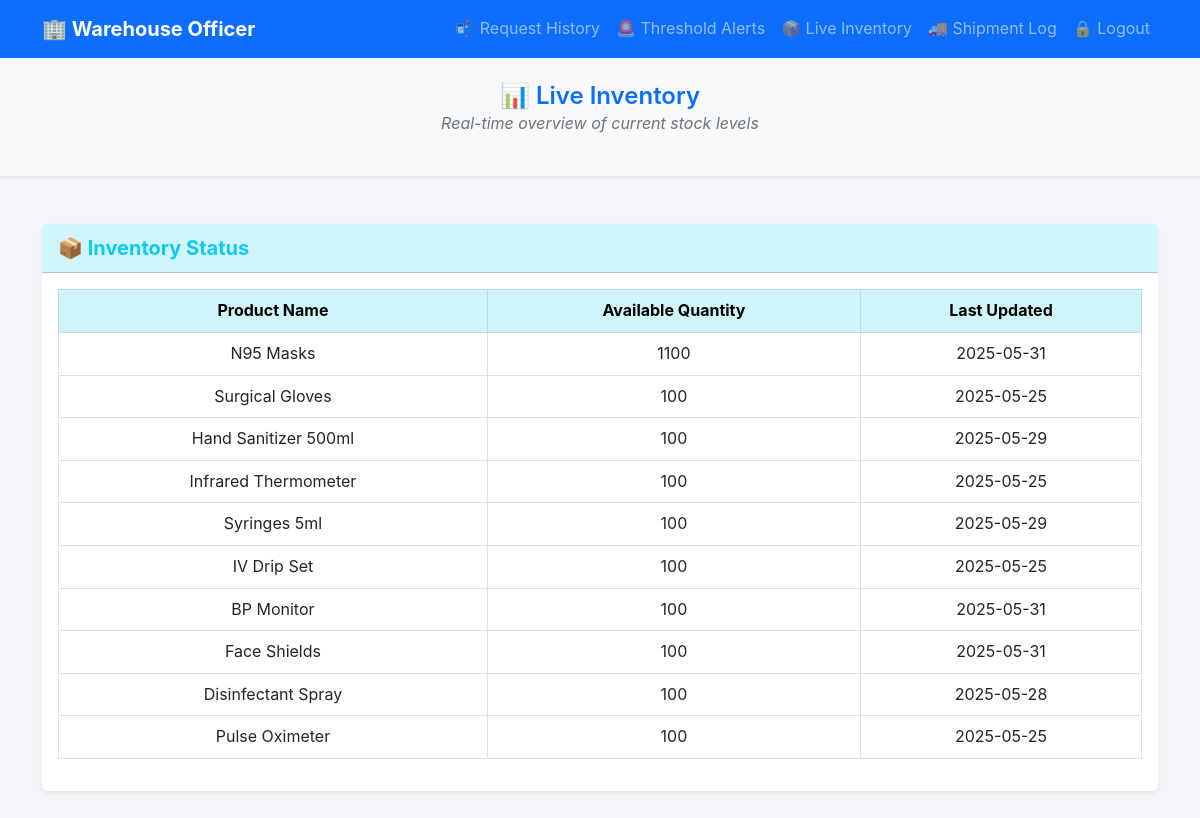
The page /warehouse_live_inventory (signed in) on the database as committed earlier.
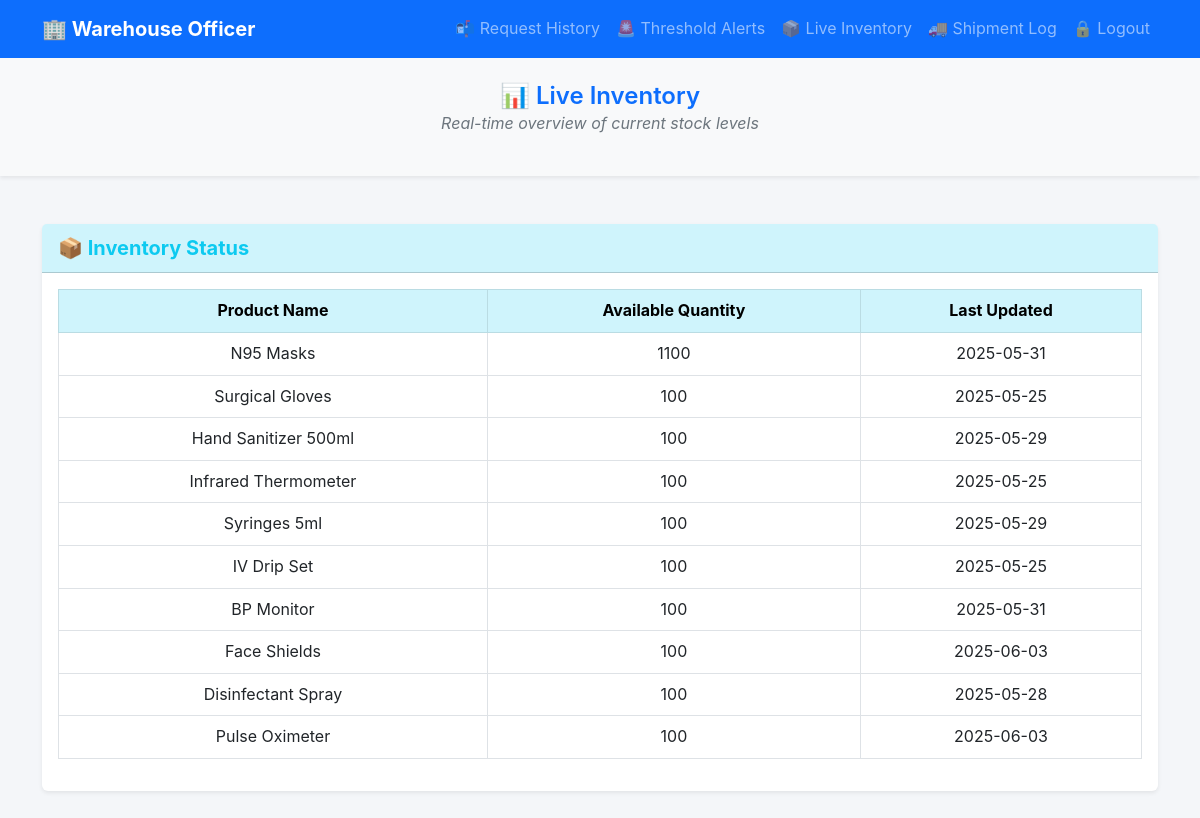
The same page on the database as committed later.
### app.py (models this page shows)
class Inventory(db.Model):
    __tablename__ = 'inventory'
    inventory_id = db.Column(db.Integer, primary_key=True)
    product_id = db.Column(db.Integer, db.ForeignKey('product.product_id'), nullable=False)
    available_quantity = db.Column(db.Integer, nullable=False)
    last_updated = db.Column(db.Date, default=date.today, onupdate=date.today)
    product = db.relationship('Product', backref=db.backref('inventory', lazy=True))

class Product(db.Model):
    __tablename__ = 'product'
    product_id = db.Column(db.Integer, primary_key=True)
    name = db.Column(db.String(100), unique=True, nullable=False)
    description = db.Column(db.String(200))

### app.py (the view)
@app.route("/warehouse_live_inventory")
@login_required
@role_required("warehouse")
def warehouse_live_inventory():
    inventory = Inventory.query.all()
    return render_template("warehouse_live_inventory.html", inventory=inventory)

### app.py (called while the page is built)
def login_required(f):
    @wraps(f)
    def decorated_function(*args, **kwargs):
        if 'username' not in session:
            return redirect("/")
        return f(*args, **kwargs)
    return decorated_function

def role_required(role):
    def decorator(f):
        @wraps(f)
        def decorated_function(*args, **kwargs):
            if 'role' not in session or (session['role'] != role and session['role'] != 'admin'):
                abort(403)
            return f(*args, **kwargs)
        return decorated_function
    return decorator

@app.after_request
def add_header(response):
    response.headers["Cache-Control"] = "no-store, no-cache, must-revalidate, post-check=0, pre-check=0, max-age=0"
    response.headers["Pragma"] = "no-cache"
    response.headers["Expires"] = "0"
    return response

### templates/warehouse_live_inventory.html (shortened to what this page needs)
<!DOCTYPE html>
<html lang="en">
<head>
  <link href="https://cdn.jsdelivr.net/npm/bootstrap@5.3.0/dist/css/bootstrap.min.css" rel="stylesheet" />
  <link rel="stylesheet" href="static/style.css" />
</head>
<body>
  <nav class="navbar navbar-expand-lg navbar-dark bg-primary">
    <div class="container">
      <a class="navbar-brand fw-bold" href="warehouse_dashboard">🏢 Warehouse Officer</a>
      <div class="collapse navbar-collapse" id="navbarNav">
        <ul class="navbar-nav ms-auto">
          <li class="nav-item"><a class="nav-link" href="warehouse_pending_requests">📬 Request History</a></li>
          <li class="nav-item"><a class="nav-link" href="warehouse_threshold_alerts">🚨 Threshold Alerts</a></li>
                    <li class="nav-item"><a class="nav-link" href="warehouse_live_inventory">📦 Live Inventory</a></li>
          <li class="nav-item"><a class="nav-link" href="warehouse_shipment_log">🚚 Shipment Log</a></li>
          <li class="nav-item"><a class="nav-link" href="/logout">🔒 Logout</a></li>
        </ul>
      </div>
    </div>
  </nav>
  <header class="py-4 bg-body-tertiary text-center shadow-sm mb-4">
    <h4 class="mb-0 text-primary fw-semibold">
      📊 Live Inventory
    </h4>
    <p class="text-secondary fst-italic">Real-time overview of current stock levels</p>
  </header>
  <main class="container my-5">
    <div class="card shadow-sm border-0">
      <div class="card-header bg-info-subtle text-info fw-bold fs-5">
        📦 Inventory Status
      </div>
      <div class="card-body p-3">
        <div class="table-responsive">
          <table class="table table-bordered table-hover align-middle">
            <thead class="table-info text-center">
              <tr>
                <th>Product Name</th>
                <th>Available Quantity</th>
                <th>Last Updated</th>
              </tr>
            </thead>
            <tbody>
            <tbody class="text-center">
              {% for item in inventory %}
              <tr>
                <td>{{ item.product.name}}</td>
                <td>{{ item.available_quantity }}</td>
                <td>{{ item.last_updated}}</td>
              </tr>
              {% endfor %}
            </tbody>
            </tbody>
          </table>
        </div>
      </div>
    </div>
  </main>
</body>
</html>

Rows that differ between the two databases and show on the page:
changed Inventory "Face Shields": last_updated "2025-05-31" → "2025-06-03"
changed Inventory "Pulse Oximeter": last_updated "2025-05-25" → "2025-06-03"
